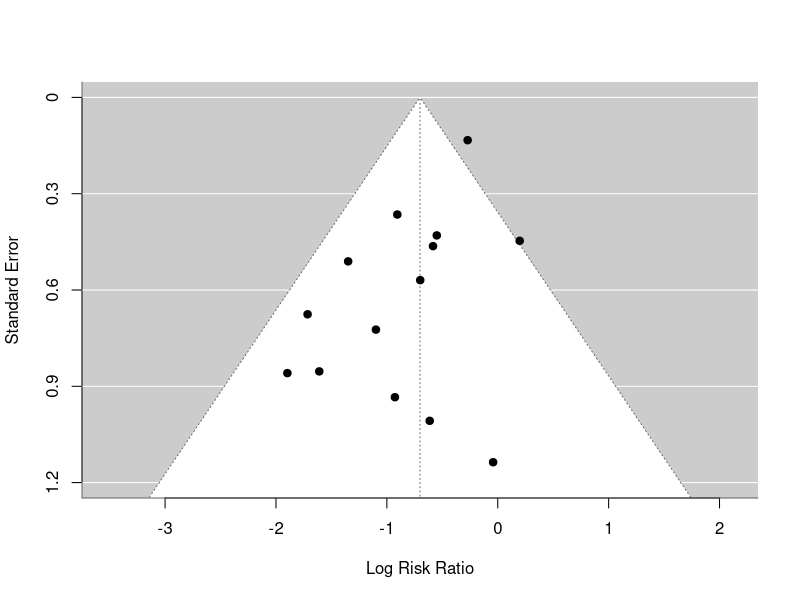
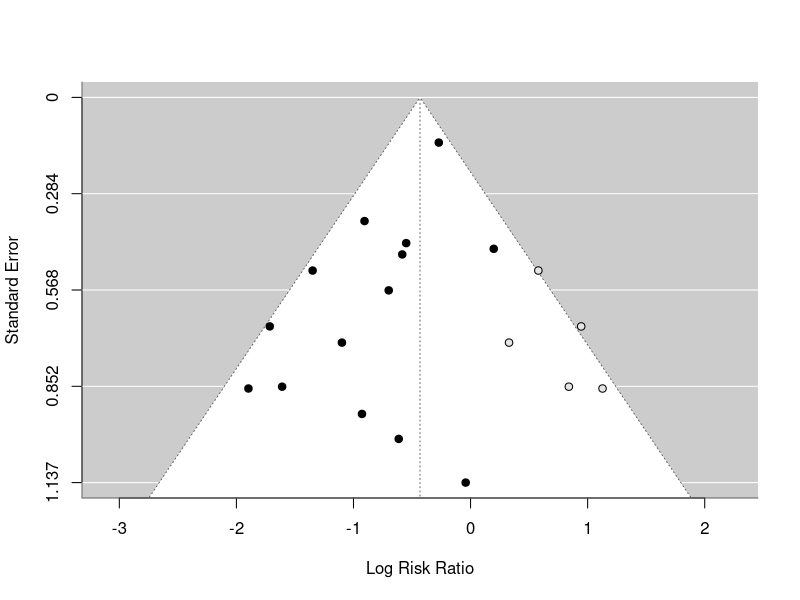
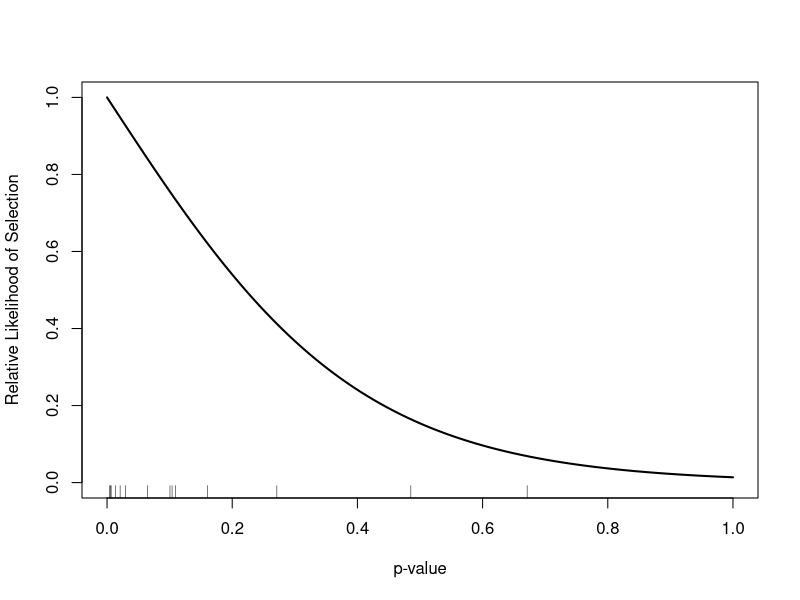
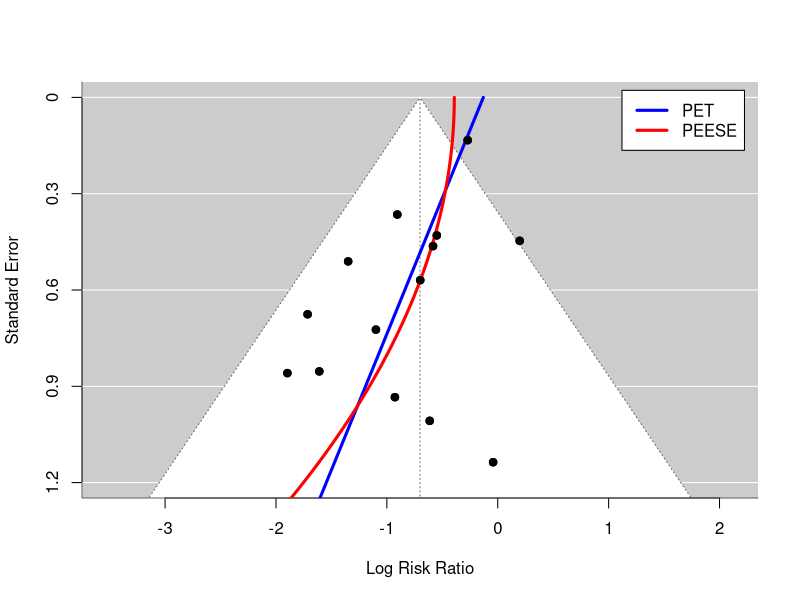
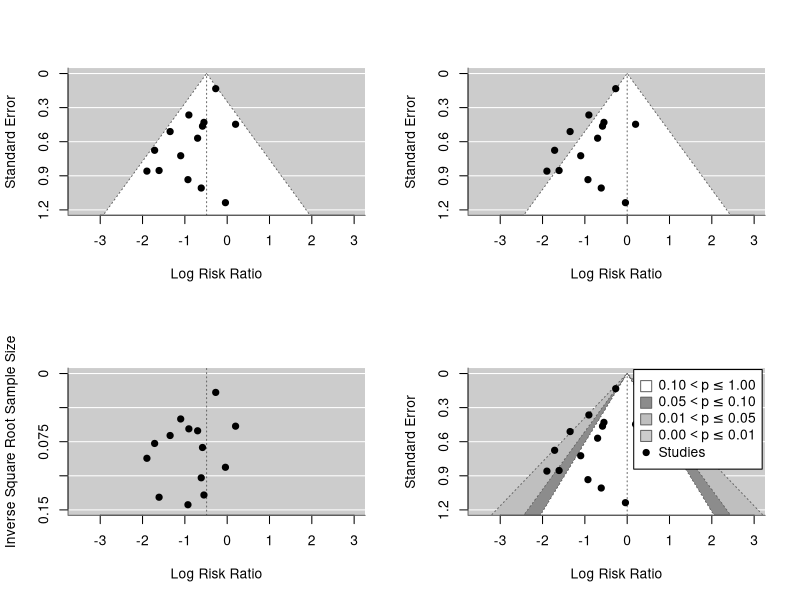

Here is the R script that generated these plots, in order:
############################################################################

# meta-analysis on the effectiveness of intravenous magnesium treatment in acute
# myocardial infarction for reducing the risk of mortality and arrhythmias

# Sources:
#
# Teo, K. K., Yusuf, S., Collins, R., Held, P. H., & Peto, R. (1991). Effects
# of intravenous magnesium in suspected acute myocardial infarction: Overview
# of randomised trials. British Medical Journal, 303(6816), 1499-1503.
# https://doi.org/10.1136/bmj.303.6816.1499
#
# Horner, S. M. (1992). Efficacy of intravenous magnesium in acute myocardial
# infarction in reducing arrhythmias and mortality: Meta-analysis of magnesium
# in acute myocardial infarction. Circulation, 86(3), 774-779.
# https://doi.org/10.1161/01.cir.86.3.774
#
# Sterne, J. A. C., & Egger, M. (2001). Funnel plots for detecting bias in
# meta-analysis: Guidelines on choice of axis. Journal of Clinical
# Epidemiology, 54(10), 1046-1055. See Table 1 (p. 1047).
# https://doi.org/10.1016/S0895-4356(01)00377-8
#
# one of the included studies: Ceremuiynski, L., Jurgiel, R., Kulakowski, P. &
# Gebalska, J. (1989). Threatening arrhythmias in acute myocardial infarction
# are prevented by intravenous magnesium sulfate. American Heart Journal,
# 118(6), 1333-1334. https://doi.org/10.1016/0002-8703(89)90027-6

############################################################################

# load metafor package
library(metafor)

############################################################################

# for a description of the dataset, see:
help(dat.egger2001)

# copy magnesium treatment dataset to 'dat'
dat <- dat.egger2001
dat

# remove studies 8 and 16
dat <- dat[-c(8,16),]

# compute the log risk ratios (using +1/2 adjustment for all studies)
dat <- escalc(measure="RR", ai=ai, n1i=n1i,
                            ci=ci, n2i=n2i, data=dat, add=1/2, to="all")
dat

# fit random-effects model
res <- rma(yi, vi, data=dat)
res

# estimated average risk ratio (with 95% CI)
predict(res, transf=exp, digits=2)

# these results suggest that magnesium treatment leads on average to a 50%
# reduction in mortality risk; however, this contradicts the results from the
# ISIS-4 study (which included more participants than all previous studies
# combined!), which found no reduction in risk in the magnesium group

# funnel plot
funnel(res, ylim=c(0,1.2))

# failsafe-N
fsn(yi, vi, data=dat)

# regression test for funnel plot asymmetry
# meta-regression model with sqrt(vi) as predictor
dat$sei  <- sqrt(dat$vi)
res <- rma(yi, vi, mods = ~ sei, data=dat)
res

# or use the regtest() function after fitting RE model
res <- rma(yi, vi, data=dat)
regtest(res)

# trim and fill method
res <- rma(yi, vi, data=dat)
taf <- trimfill(res)
taf

# funnel plot with filled-in studies
funnel(taf)

# fit selection model (based on an equal-effects model and assuming selection
# in favor of significant negative effects)
res <- rma(yi, vi, method="EE", data=dat)
sel <- selmodel(res, type="logistic", alternative="less")
sel
plot(sel)

# PET/PEESE methods
rma(yi, vi, mods = ~ sei, data=dat)
rma(yi, vi, mods = ~ vi,  data=dat)

# or use regtest()
res <- rma(yi, vi, data=dat)
regtest(res)
regtest(res, predictor="vi")

# show funnel plot with PET/PEESE results
sav <- funnel(res, ylim=c(0,1.2))
reg <- regtest(res)
se <- seq(0, 1.3, length=100)
lines(coef(reg$fit)[1] + coef(reg$fit)[2]*se, se, lwd=3, col="blue")
reg <- regtest(res, predictor="vi")
lines(coef(reg$fit)[1] + coef(reg$fit)[2]*se^2, se, lwd=3, col="red")
legend("topright", inset=.02, legend=c("PET","PEESE"), col=c("blue","red"), lwd=3, bg="white")
points(sav$x, sav$y, pch=19)

# test of excess significance
tes(yi, vi, data=dat)

############################################################################

# funnel plot variations

# compute the total sample sizes of the studies
dat$ntotali <- dat$n1i + dat$n2i

# supply this information to rma() via 'ni' argument
res <- rma(yi, vi, ni=ntotali, method="EE", data=dat)

# four examples of other funnel plot types
par(mfrow=c(2,2))
funnel(res, xlim=c(-3.5,3), ylim=c(0,1.2))
funnel(res, xlim=c(-3.5,3), ylim=c(0,1.2), refline=0)
funnel(res, xlim=c(-3.5,3), ylim=c(0,.15), yaxis="sqrtninv")
funnel(res, xlim=c(-3.5,3), ylim=c(0,1.2), refline=0,
       level=c(90, 95, 99), shade=c("white", "gray55", "gray75"), legend=TRUE)

############################################################################
